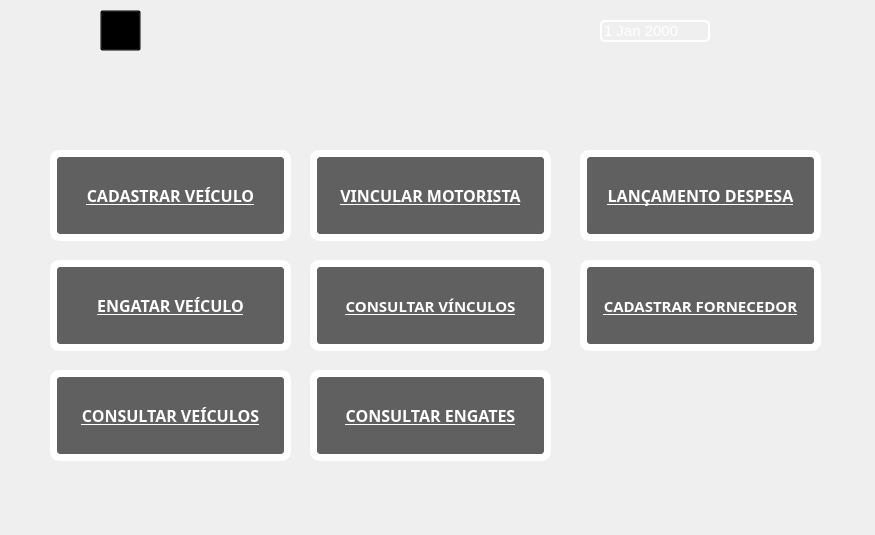
<?xml version="1.0" encoding="UTF-8"?>
<ui version="4.0">
 <class>MainWindow</class>
 <widget class="QMainWindow" name="MainWindow">
  <property name="geometry">
   <rect>
    <x>0</x>
    <y>0</y>
    <width>875</width>
    <height>535</height>
   </rect>
  </property>
  <property name="windowTitle">
   <string>Menu principal</string>
  </property>
  <widget class="QWidget" name="centralwidget">
   <widget class="QLabel" name="fundo">
    <property name="geometry">
     <rect>
      <x>-180</x>
      <y>-40</y>
      <width>1151</width>
      <height>681</height>
     </rect>
    </property>
    <property name="text">
     <string/>
    </property>
    <property name="pixmap">
     <pixmap>../Images/77.png</pixmap>
    </property>
   </widget>
   <widget class="QLabel" name="IconUsuario">
    <property name="geometry">
     <rect>
      <x>110</x>
      <y>10</y>
      <width>41</width>
      <height>41</height>
     </rect>
    </property>
    <property name="text">
     <string/>
    </property>
    <property name="pixmap">
     <pixmap>../Images/adicionar-usuario (4).png</pixmap>
    </property>
   </widget>
   <widget class="QLabel" name="Menuzinho">
    <property name="geometry">
     <rect>
      <x>10</x>
      <y>10</y>
      <width>41</width>
      <height>41</height>
     </rect>
    </property>
    <property name="text">
     <string/>
    </property>
    <property name="pixmap">
     <pixmap>../Images/cardapio.png</pixmap>
    </property>
   </widget>
   <widget class="QLabel" name="help">
    <property name="geometry">
     <rect>
      <x>820</x>
      <y>10</y>
      <width>41</width>
      <height>51</height>
     </rect>
    </property>
    <property name="text">
     <string/>
    </property>
    <property name="pixmap">
     <pixmap>../Images/chamada-de-ajuda.png</pixmap>
    </property>
   </widget>
   <widget class="QLabel" name="iconData">
    <property name="geometry">
     <rect>
      <x>720</x>
      <y>10</y>
      <width>31</width>
      <height>41</height>
     </rect>
    </property>
    <property name="text">
     <string/>
    </property>
    <property name="pixmap">
     <pixmap>../Images/calendario.png</pixmap>
    </property>
   </widget>
   <widget class="QDateEdit" name="dtAtual">
    <property name="geometry">
     <rect>
      <x>600</x>
      <y>20</y>
      <width>110</width>
      <height>22</height>
     </rect>
    </property>
    <property name="font">
     <font>
      <pointsize>11</pointsize>
     </font>
    </property>
    <property name="styleSheet">
     <string notr="true">border: 2px solid white; 
    background-color: transparent; 
    border-radius: 5px;

color: rgb(255, 255, 255);</string>
    </property>
    <property name="readOnly">
     <bool>true</bool>
    </property>
   </widget>
   <widget class="QPushButton" name="botaoEntrarCadastroVeic">
    <property name="geometry">
     <rect>
      <x>50</x>
      <y>150</y>
      <width>241</width>
      <height>91</height>
     </rect>
    </property>
    <property name="font">
     <font>
      <family>Segoe UI Black</family>
      <pointsize>12</pointsize>
      <weight>75</weight>
      <bold>true</bold>
      <underline>true</underline>
     </font>
    </property>
    <property name="styleSheet">
     <string notr="true">border: 7px solid white; 
    background-color:rgba(0, 0, 0, 0.6);; 
    border-radius: 10px;

color: rgb(255, 255, 255);</string>
    </property>
    <property name="text">
     <string>CADASTRAR VEÍCULO</string>
    </property>
   </widget>
   <widget class="QPushButton" name="botaoCtVinculo">
    <property name="geometry">
     <rect>
      <x>310</x>
      <y>150</y>
      <width>241</width>
      <height>91</height>
     </rect>
    </property>
    <property name="font">
     <font>
      <family>Segoe UI Black</family>
      <pointsize>12</pointsize>
      <weight>75</weight>
      <bold>true</bold>
      <underline>true</underline>
     </font>
    </property>
    <property name="styleSheet">
     <string notr="true">border: 7px solid white; 
    background-color:rgba(0, 0, 0, 0.6);; 
    border-radius: 10px;

color: rgb(255, 255, 255);</string>
    </property>
    <property name="text">
     <string>VINCULAR MOTORISTA</string>
    </property>
   </widget>
   <widget class="QPushButton" name="botaoEngateDesengate">
    <property name="geometry">
     <rect>
      <x>50</x>
      <y>260</y>
      <width>241</width>
      <height>91</height>
     </rect>
    </property>
    <property name="font">
     <font>
      <family>Segoe UI Black</family>
      <pointsize>12</pointsize>
      <weight>75</weight>
      <bold>true</bold>
      <underline>true</underline>
     </font>
    </property>
    <property name="styleSheet">
     <string notr="true">border: 7px solid white; 
    background-color:rgba(0, 0, 0, 0.6);; 
    border-radius: 10px;

color: rgb(255, 255, 255);</string>
    </property>
    <property name="text">
     <string>ENGATAR VEÍCULO</string>
    </property>
   </widget>
   <widget class="QPushButton" name="botaoCadastroForne">
    <property name="geometry">
     <rect>
      <x>580</x>
      <y>260</y>
      <width>241</width>
      <height>91</height>
     </rect>
    </property>
    <property name="font">
     <font>
      <family>Segoe UI Black</family>
      <pointsize>11</pointsize>
      <weight>75</weight>
      <bold>true</bold>
      <underline>true</underline>
     </font>
    </property>
    <property name="styleSheet">
     <string notr="true">border: 7px solid white; 
    background-color:rgba(0, 0, 0, 0.6);; 
    border-radius: 10px;

color: rgb(255, 255, 255);</string>
    </property>
    <property name="text">
     <string>CADASTRAR FORNECEDOR</string>
    </property>
   </widget>
   <widget class="QPushButton" name="botaoDespesa">
    <property name="geometry">
     <rect>
      <x>580</x>
      <y>150</y>
      <width>241</width>
      <height>91</height>
     </rect>
    </property>
    <property name="font">
     <font>
      <family>Segoe UI Black</family>
      <pointsize>12</pointsize>
      <weight>75</weight>
      <bold>true</bold>
      <underline>true</underline>
     </font>
    </property>
    <property name="styleSheet">
     <string notr="true">border: 7px solid white; 
    background-color:rgba(0, 0, 0, 0.6);; 
    border-radius: 10px;

color: rgb(255, 255, 255);</string>
    </property>
    <property name="text">
     <string>LANÇAMENTO DESPESA</string>
    </property>
   </widget>
   <widget class="QPushButton" name="botaoConsultaVeic">
    <property name="geometry">
     <rect>
      <x>50</x>
      <y>370</y>
      <width>241</width>
      <height>91</height>
     </rect>
    </property>
    <property name="font">
     <font>
      <family>Segoe UI Black</family>
      <pointsize>12</pointsize>
      <weight>75</weight>
      <bold>true</bold>
      <underline>true</underline>
     </font>
    </property>
    <property name="styleSheet">
     <string notr="true">border: 7px solid white; 
    background-color:rgba(0, 0, 0, 0.6);; 
    border-radius: 10px;

color: rgb(255, 255, 255);</string>
    </property>
    <property name="text">
     <string>CONSULTAR VEÍCULOS</string>
    </property>
   </widget>
   <widget class="QPushButton" name="botaoCadastroFunc">
    <property name="geometry">
     <rect>
      <x>100</x>
      <y>10</y>
      <width>41</width>
      <height>41</height>
     </rect>
    </property>
    <property name="font">
     <font>
      <family>Segoe UI Black</family>
      <pointsize>12</pointsize>
      <weight>75</weight>
      <bold>true</bold>
      <underline>true</underline>
     </font>
    </property>
    <property name="styleSheet">
     <string notr="true">
    background-color: transparent; 
  </string>
    </property>
    <property name="text">
     <string/>
    </property>
   </widget>
   <widget class="QPushButton" name="botaoConsultaVinculos">
    <property name="geometry">
     <rect>
      <x>310</x>
      <y>260</y>
      <width>241</width>
      <height>91</height>
     </rect>
    </property>
    <property name="font">
     <font>
      <family>Segoe UI Black</family>
      <pointsize>11</pointsize>
      <weight>75</weight>
      <bold>true</bold>
      <underline>true</underline>
     </font>
    </property>
    <property name="styleSheet">
     <string notr="true">border: 7px solid white; 
    background-color:rgba(0, 0, 0, 0.6);; 
    border-radius: 10px;

color: rgb(255, 255, 255);</string>
    </property>
    <property name="text">
     <string>CONSULTAR VÍNCULOS</string>
    </property>
   </widget>
   <widget class="QPushButton" name="botaoConsultaEngate">
    <property name="geometry">
     <rect>
      <x>310</x>
      <y>370</y>
      <width>241</width>
      <height>91</height>
     </rect>
    </property>
    <property name="font">
     <font>
      <family>Segoe UI Black</family>
      <pointsize>12</pointsize>
      <weight>75</weight>
      <bold>true</bold>
      <underline>true</underline>
     </font>
    </property>
    <property name="styleSheet">
     <string notr="true">border: 7px solid white; 
    background-color:rgba(0, 0, 0, 0.6);; 
    border-radius: 10px;

color: rgb(255, 255, 255);</string>
    </property>
    <property name="text">
     <string>CONSULTAR ENGATES</string>
    </property>
   </widget>
   <zorder>fundo</zorder>
   <zorder>IconUsuario</zorder>
   <zorder>Menuzinho</zorder>
   <zorder>help</zorder>
   <zorder>iconData</zorder>
   <zorder>dtAtual</zorder>
   <zorder>botaoEntrarCadastroVeic</zorder>
   <zorder>botaoCtVinculo</zorder>
   <zorder>botaoEngateDesengate</zorder>
   <zorder>botaoCadastroForne</zorder>
   <zorder>botaoDespesa</zorder>
   <zorder>botaoConsultaVeic</zorder>
   <zorder>botaoConsultaVinculos</zorder>
   <zorder>botaoConsultaEngate</zorder>
   <zorder>botaoCadastroFunc</zorder>
  </widget>
 </widget>
 <resources/>
 <connections/>
</ui>
